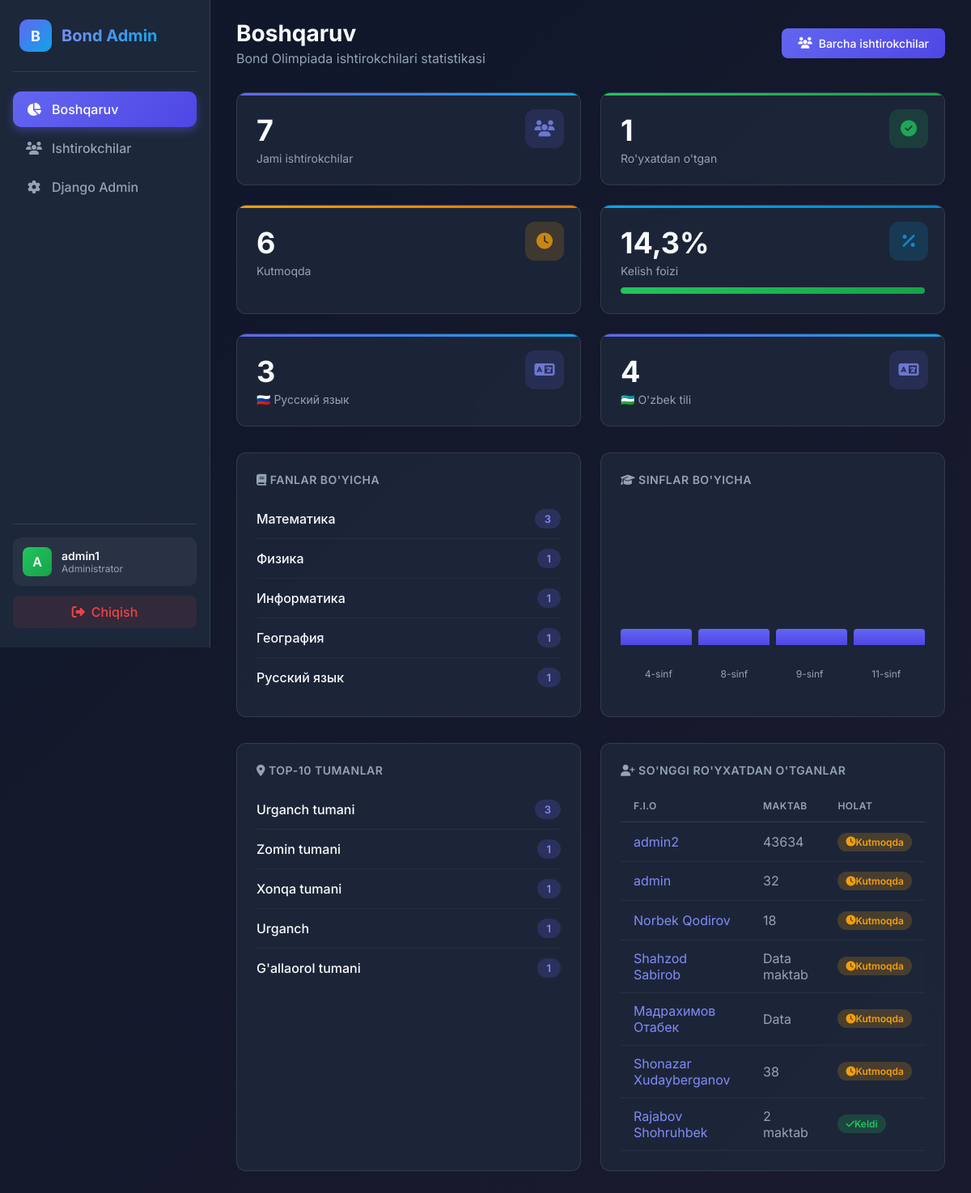
Before: /panel/ (signed in) with the older database file.
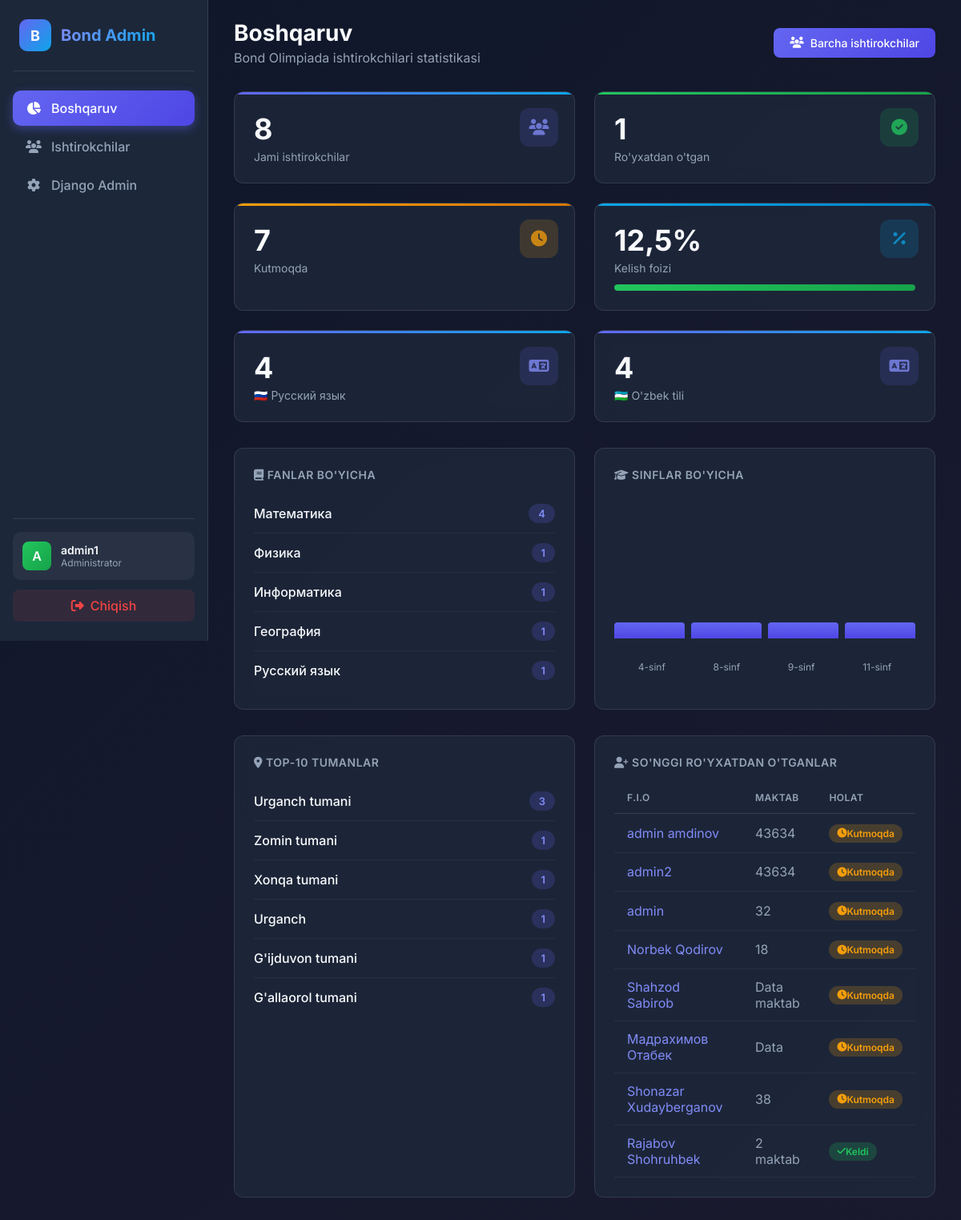
After: the same page with the newer database file.
### apps/public/models.py (models this page shows, shortened)
class Subject(models.Model):
    name = models.CharField(max_length=100, verbose_name="Название предмета")
    class Meta:
        verbose_name = "Предмет"
        verbose_name_plural = "Предметы"
        ordering = ["name"]

class Participant(models.Model):
    GRADE_CHOICES = [(i, str(i)) for i in range(1, 12)]
    LANGUAGE_CHOICES = [
        ('ru', 'Русский'),
        ('uz', "O'zbek"),
    ]
    id = models.UUIDField(primary_key=True, default=uuid.uuid4, editable=False)
    username = models.CharField(max_length=50, unique=True, verbose_name="Логин")
    password = models.CharField(max_length=128, verbose_name="Пароль")
    fullname = models.CharField(max_length=255, verbose_name="ФИО участника")
    phone_number = models.CharField(
        max_length=20, unique=True, verbose_name="Номер телефона"
    )
    region = models.CharField(max_length=100, verbose_name="Регион", default="")
    district = models.CharField(max_length=100, verbose_name="Район")
    school = models.CharField(max_length=255, verbose_name="Школа")
    grade = models.PositiveSmallIntegerField(
        choices=GRADE_CHOICES, verbose_name="Класс"
    )
    teacher_fullname = models.CharField(max_length=255, verbose_name="ФИО учителя")
    subject = models.ForeignKey(
        Subject,
        on_delete=models.SET_NULL,
        null=True,
        blank=True,
        verbose_name="Предмет",
    )
    test_language = models.CharField(
        max_length=2,
        choices=LANGUAGE_CHOICES,
        default='ru',
        verbose_name="Язык теста"
    )
    is_checked_in = models.BooleanField(default=False, verbose_name="Присутствовал")
    checked_in_at = models.DateTimeField(
        null=True, blank=True, verbose_name="Время отметки"
    )
    created_at = models.DateTimeField(
        auto_now_add=True, verbose_name="Дата регистрации"
    )
    score = models.IntegerField(default=0, verbose_name="Балл")
    telegram_user_id = models.BigIntegerField(
        null=True, blank=True, verbose_name="Telegram ID"
    )
    telegram_subscribed = models.BooleanField(
        default=False, verbose_name="Подписан на канал"
    )
    class Meta:
        verbose_name = "Участник"
        verbose_name_plural = "Участники"
        ordering = ["-created_at"]

### apps/admin_panel/views.py (the view)
# urls.py: path("", views.DashboardView.as_view(), name="dashboard"),
class DashboardView(LoginRequiredMixin, View):
    login_url = "/panel/login/"
    def get(self, request):
        total_participants = Participant.objects.count()
        checked_in = Participant.objects.filter(is_checked_in=True).count()
        not_checked_in = total_participants - checked_in
        checkin_rate = (
            round((checked_in / total_participants * 100), 1)
            if total_participants > 0
            else 0
        )
        by_subject = (
            Subject.objects.annotate(participant_count=Count("participant"))
            .filter(participant_count__gt=0)
            .order_by("-participant_count")
        )
        by_grade = (
            Participant.objects.values("grade")
            .annotate(count=Count("id"))
            .order_by("grade")
        )
        by_district = (
            Participant.objects.values("district")
            .annotate(count=Count("id"))
            .order_by("-count")[:10]
        )
        recent_registrations = Participant.objects.order_by("-created_at")[:10]
        seven_days_ago = timezone.now() - timezone.timedelta(days=7)
        registrations_by_date = (
            Participant.objects.filter(created_at__gte=seven_days_ago)
            .annotate(date=TruncDate("created_at"))
            .values("date")
            .annotate(count=Count("id"))
            .order_by("date")
        )
        ru_count = Participant.objects.filter(test_language='ru').count()
        uz_count = Participant.objects.filter(test_language='uz').count()
        context = {
            "total_participants": total_participants,
            "checked_in": checked_in,
            "not_checked_in": not_checked_in,
            "checkin_rate": checkin_rate,
            "by_subject": by_subject,
            "by_grade": by_grade,
            "by_district": by_district,
            "recent_registrations": recent_registrations,
            "registrations_by_date": list(registrations_by_date),
            "ru_count": ru_count,
            "uz_count": uz_count,
        }
        return render(request, "admin_panel/dashboard.html", context)

### apps/admin_panel/templates/admin_panel/dashboard.html (shortened to what the changed rows need)
{% extends 'admin_panel/base.html' %}
{% block content %}
<div class="page-header">
    <div>
        <h1 class="page-title">Boshqaruv</h1>
    </div>
</div>
<div class="stats-grid">
    <div class="card stat-card">
        <div class="stat-icon">
            <i class="fas fa-users"></i>
        </div>
        <div class="stat-value">{{ total_participants }}</div>
        <div class="stat-label">Jami ishtirokchilar</div>
    </div>
    <div class="card stat-card warning">
        <div class="stat-icon">
            <i class="fas fa-clock"></i>
        </div>
        <div class="stat-value">{{ not_checked_in }}</div>
        <div class="stat-label">Kutmoqda</div>
    </div>
    <div class="card stat-card secondary">
        <div class="stat-icon">
            <i class="fas fa-percentage"></i>
        </div>
        <div class="stat-value">{{ checkin_rate }}%</div>
        <div class="stat-label">Kelish foizi</div>
        <div class="progress-bar">
            <div class="progress-fill" style="width: {{ checkin_rate }}%"></div>
        </div>
    </div>
    <div class="card stat-card" style="background: rgba(30, 41, 59, 0.8);">
        <div class="stat-icon">
            <i class="fas fa-language"></i>
        </div>
        <div class="stat-value">{{ ru_count }}</div>
        <div class="stat-label">🇷🇺 Русский язык</div>
    </div>
</div>
<div class="charts-grid">
    <div class="card">
        {% for subject in by_subject %}
        <div class="list-item">
            <span class="list-item-label">{{ subject.name }}</span>
            <span class="list-item-value">{{ subject.participant_count }}</span>
        </div>
        {% empty %}
        <p style="color: var(--gray-400); text-align: center; padding: 20px;">Ma'lumot yo'q</p>
        {% endfor %}
    </div>
    <div class="card">
        <div class="chart-placeholder">
            {% for grade in by_grade %}
            <div class="chart-bar" style="height: {{ grade.count|divisibleby:1 }}0%;"
                title="{{ grade.grade }}-sinf: {{ grade.count }}">
            </div>
            {% endfor %}
        </div>
        <div
            style="display: flex; justify-content: space-around; margin-top: 8px; color: var(--gray-400); font-size: 12px;">
            {% for grade in by_grade %}
            <span>{{ grade.grade }}-sinf</span>
            {% endfor %}
        </div>
    </div>
</div>
<div class="charts-grid">
    <div class="card">
        {% for district in by_district %}
        <div class="list-item">
            <span class="list-item-label">{{ district.district }}</span>
            <span class="list-item-value">{{ district.count }}</span>
        </div>
        {% empty %}
        <p style="color: var(--gray-400); text-align: center; padding: 20px;">Ma'lumot yo'q</p>
        {% endfor %}
    </div>
    <div class="card">
        <div class="table-container">
            <table class="table">
                <thead>
                    <tr>
                        <th>F.I.O</th>
                        <th>Maktab</th>
                        <th>Holat</th>
                    </tr>
                </thead>
                <tbody>
                    {% for p in recent_registrations %}
                    <tr>
                        <td>
                            <a href="{% url 'admin_panel:participant_detail' p.pk %}"
                                style="color: var(--primary-light); text-decoration: none;">
                                {{ p.fullname }}
                            </a>
                        </td>
                        <td style="color: var(--gray-400);">{{ p.school|truncatechars:20 }}</td>
                        <td>
                            {% if p.is_checked_in %}
                            <span class="badge badge-success">
                                <i class="fas fa-check"></i> Keldi
                            </span>
                            {% else %}
                            <span class="badge badge-warning">
                                <i class="fas fa-clock"></i> Kutmoqda
                            </span>
                            {% endif %}
                        </td>
                    </tr>
                    {% empty %}
                    <tr>
                        <td colspan="3" style="text-align: center; color: var(--gray-400);">Ishtirokchilar yo'q</td>
                    </tr>
                    {% endfor %}
                </tbody>
            </table>
        </div>
    </div>
</div>
{% endblock %}

Changed rows visible on the page:
computed for Subject "Математика": participant_count "3" → "4"
added Participant: fullname "admin amdinov", school "43634", is_checked_in False (drawn)
Other visible differences:
{{ total_participants }}: "7" → "8"
{{ not_checked_in }}: "6" → "7"
{{ checkin_rate }}: "14,3" → "12,5"
{{ ru_count }}: "3" → "4"
new list line: "G'ijduvon tumani 1"
